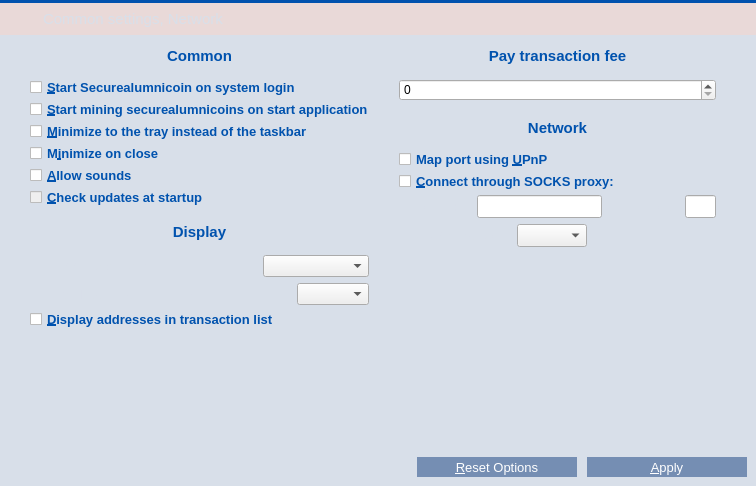
<?xml version="1.0" encoding="UTF-8"?>
<ui version="4.0">
 <class>OptionsPage</class>
 <widget class="QWidget" name="OptionsPage">
  <property name="geometry">
   <rect>
    <x>0</x>
    <y>0</y>
    <width>756</width>
    <height>486</height>
   </rect>
  </property>
  <property name="palette">
   <palette>
    <active>
     <colorrole role="Button">
      <brush brushstyle="SolidPattern">
       <color alpha="255">
        <red>233</red>
        <green>217</green>
        <blue>216</blue>
       </color>
      </brush>
     </colorrole>
     <colorrole role="Base">
      <brush brushstyle="SolidPattern">
       <color alpha="255">
        <red>233</red>
        <green>217</green>
        <blue>216</blue>
       </color>
      </brush>
     </colorrole>
     <colorrole role="Window">
      <brush brushstyle="SolidPattern">
       <color alpha="255">
        <red>233</red>
        <green>217</green>
        <blue>216</blue>
       </color>
      </brush>
     </colorrole>
     <colorrole role="Highlight">
      <brush brushstyle="SolidPattern">
       <color alpha="255">
        <red>235</red>
        <green>235</green>
        <blue>235</blue>
       </color>
      </brush>
     </colorrole>
     <colorrole role="HighlightedText">
      <brush brushstyle="SolidPattern">
       <color alpha="255">
        <red>171</red>
        <green>127</green>
        <blue>130</blue>
       </color>
      </brush>
     </colorrole>
    </active>
    <inactive>
     <colorrole role="Button">
      <brush brushstyle="SolidPattern">
       <color alpha="255">
        <red>233</red>
        <green>217</green>
        <blue>216</blue>
       </color>
      </brush>
     </colorrole>
     <colorrole role="Base">
      <brush brushstyle="SolidPattern">
       <color alpha="255">
        <red>233</red>
        <green>217</green>
        <blue>216</blue>
       </color>
      </brush>
     </colorrole>
     <colorrole role="Window">
      <brush brushstyle="SolidPattern">
       <color alpha="255">
        <red>233</red>
        <green>217</green>
        <blue>216</blue>
       </color>
      </brush>
     </colorrole>
     <colorrole role="Highlight">
      <brush brushstyle="SolidPattern">
       <color alpha="255">
        <red>235</red>
        <green>235</green>
        <blue>235</blue>
       </color>
      </brush>
     </colorrole>
     <colorrole role="HighlightedText">
      <brush brushstyle="SolidPattern">
       <color alpha="255">
        <red>171</red>
        <green>127</green>
        <blue>130</blue>
       </color>
      </brush>
     </colorrole>
    </inactive>
    <disabled>
     <colorrole role="Button">
      <brush brushstyle="SolidPattern">
       <color alpha="255">
        <red>233</red>
        <green>217</green>
        <blue>216</blue>
       </color>
      </brush>
     </colorrole>
     <colorrole role="Base">
      <brush brushstyle="SolidPattern">
       <color alpha="255">
        <red>233</red>
        <green>217</green>
        <blue>216</blue>
       </color>
      </brush>
     </colorrole>
     <colorrole role="Window">
      <brush brushstyle="SolidPattern">
       <color alpha="255">
        <red>233</red>
        <green>217</green>
        <blue>216</blue>
       </color>
      </brush>
     </colorrole>
     <colorrole role="Highlight">
      <brush brushstyle="SolidPattern">
       <color alpha="255">
        <red>240</red>
        <green>240</green>
        <blue>240</blue>
       </color>
      </brush>
     </colorrole>
     <colorrole role="HighlightedText">
      <brush brushstyle="SolidPattern">
       <color alpha="255">
        <red>171</red>
        <green>127</green>
        <blue>130</blue>
       </color>
      </brush>
     </colorrole>
    </disabled>
   </palette>
  </property>
  <property name="windowTitle">
   <string>Form</string>
  </property>
  <property name="styleSheet">
   <string notr="true"/>
  </property>
  <layout class="QVBoxLayout" name="verticalLayout">
   <property name="spacing">
    <number>0</number>
   </property>
   <property name="margin">
    <number>0</number>
   </property>
   <item>
    <widget class="Line" name="lineBeforeAddressBook_5">
     <property name="styleSheet">
      <string notr="true">background-color: #0052AE;</string>
     </property>
     <property name="frameShadow">
      <enum>QFrame::Raised</enum>
     </property>
     <property name="lineWidth">
      <number>0</number>
     </property>
     <property name="orientation">
      <enum>Qt::Horizontal</enum>
     </property>
    </widget>
   </item>
   <item>
    <widget class="QWidget" name="wServiceMessagesHeader_4" native="true">
     <property name="minimumSize">
      <size>
       <width>0</width>
       <height>32</height>
      </size>
     </property>
     <property name="maximumSize">
      <size>
       <width>16777215</width>
       <height>32</height>
      </size>
     </property>
     <property name="styleSheet">
      <string notr="true"/>
     </property>
     <property name="is_header" stdset="0">
      <bool>true</bool>
     </property>
     <layout class="QHBoxLayout" name="horizontalLayout_30">
      <property name="margin">
       <number>0</number>
      </property>
      <item>
       <spacer name="horizontalSpacer_42">
        <property name="orientation">
         <enum>Qt::Horizontal</enum>
        </property>
        <property name="sizeType">
         <enum>QSizePolicy::Fixed</enum>
        </property>
        <property name="sizeHint" stdset="0">
         <size>
          <width>7</width>
          <height>20</height>
         </size>
        </property>
       </spacer>
      </item>
      <item>
       <widget class="QLabel" name="label_51">
        <property name="sizePolicy">
         <sizepolicy hsizetype="Preferred" vsizetype="Preferred">
          <horstretch>0</horstretch>
          <verstretch>0</verstretch>
         </sizepolicy>
        </property>
        <property name="minimumSize">
         <size>
          <width>30</width>
          <height>30</height>
         </size>
        </property>
        <property name="maximumSize">
         <size>
          <width>30</width>
          <height>30</height>
         </size>
        </property>
        <property name="text">
         <string/>
        </property>
        <property name="pixmap">
         <pixmap resource="../res.qrc">:/res/settings_icon.png</pixmap>
        </property>
       </widget>
      </item>
      <item>
       <widget class="QLabel" name="label_52">
        <property name="font">
         <font>
          <pointsize>11</pointsize>
          <stylestrategy>PreferAntialias</stylestrategy>
         </font>
        </property>
        <property name="styleSheet">
         <string notr="true">QLabel {
	color: #D8DFE9;
}</string>
        </property>
        <property name="text">
         <string>Common settings, Network</string>
        </property>
       </widget>
      </item>
     </layout>
    </widget>
   </item>
   <item>
    <widget class="QWidget" name="wContainer" native="true">
     <property name="styleSheet">
      <string notr="true">#wContainer {
	background-color: #D8DFE9;
}

QLabel {
	color: #D8DFE9;
}

/* =========== CheckBox ==============*/
QCheckBox {
    spacing: 5px;
	color: #0052AE;
}

QCheckBox::indicator {
    width: 12px;
    height: 12px;
}

QCheckBox::indicator:unchecked {
	image: url(:/res/check_unchecked.png);
}

QCheckBox::indicator:unchecked:hover {
    image: url(:/res/check_unchecked.png);
}

QCheckBox::indicator:unchecked:pressed {
    image: url(:/res/check_unchecked.png);
}

QCheckBox::indicator:checked {
	image: url(:/res/check_checked.png);
}

QCheckBox::indicator:checked:hover {
    image: url(:/res/check_checked.png);
}

QCheckBox::indicator:checked:pressed {
    image: url(:/res/check_checked.png);
}
</string>
     </property>
     <layout class="QVBoxLayout" name="verticalLayout_2">
      <property name="spacing">
       <number>0</number>
      </property>
      <property name="margin">
       <number>0</number>
      </property>
      <item>
       <layout class="QHBoxLayout" name="horizontalLayout_36">
        <property name="topMargin">
         <number>12</number>
        </property>
        <item>
         <spacer name="horizontalSpacer_49">
          <property name="orientation">
           <enum>Qt::Horizontal</enum>
          </property>
          <property name="sizeType">
           <enum>QSizePolicy::MinimumExpanding</enum>
          </property>
          <property name="sizeHint" stdset="0">
           <size>
            <width>30</width>
            <height>20</height>
           </size>
          </property>
         </spacer>
        </item>
        <item>
         <layout class="QVBoxLayout" name="verticalLayout_24" stretch="0,0,0,0,0,2">
          <property name="spacing">
           <number>14</number>
          </property>
          <item>
           <widget class="QLabel" name="label_53">
            <property name="font">
             <font>
              <pointsize>11</pointsize>
              <weight>75</weight>
              <bold>true</bold>
              <stylestrategy>PreferAntialias</stylestrategy>
             </font>
            </property>
            <property name="styleSheet">
             <string notr="true">QLabel {
	color: #0052AE;
}</string>
            </property>
            <property name="text">
             <string>Common</string>
            </property>
            <property name="alignment">
             <set>Qt::AlignCenter</set>
            </property>
           </widget>
          </item>
          <item>
           <widget class="QWidget" name="widget2" native="true">
            <property name="sizePolicy">
             <sizepolicy hsizetype="Preferred" vsizetype="Fixed">
              <horstretch>0</horstretch>
              <verstretch>0</verstretch>
             </sizepolicy>
            </property>
            <layout class="QVBoxLayout" name="verticalLayout_21">
             <property name="margin">
              <number>0</number>
             </property>
             <item>
              <widget class="QCheckBox" name="securealumnicoinAtStartup">
               <property name="font">
                <font>
                 <pointsize>10</pointsize>
                 <weight>75</weight>
                 <bold>true</bold>
                </font>
               </property>
               <property name="toolTip">
                <string>Automatically start Securealumnicoin after logging in to the system.</string>
               </property>
               <property name="text">
                <string>&amp;Start Securealumnicoin on system login</string>
               </property>
              </widget>
             </item>
             <item>
              <widget class="QCheckBox" name="autoMining">
               <property name="font">
                <font>
                 <pointsize>10</pointsize>
                 <weight>75</weight>
                 <bold>true</bold>
                </font>
               </property>
               <property name="toolTip">
                <string/>
               </property>
               <property name="text">
                <string>&amp;Start mining securealumnicoins on start application</string>
               </property>
              </widget>
             </item>
             <item>
              <widget class="QCheckBox" name="minimizeToTray">
               <property name="font">
                <font>
                 <pointsize>10</pointsize>
                 <weight>75</weight>
                 <bold>true</bold>
                </font>
               </property>
               <property name="toolTip">
                <string>Show only a tray icon after minimizing the window.</string>
               </property>
               <property name="text">
                <string>&amp;Minimize to the tray instead of the taskbar</string>
               </property>
              </widget>
             </item>
             <item>
              <widget class="QCheckBox" name="minimizeOnClose">
               <property name="font">
                <font>
                 <pointsize>10</pointsize>
                 <weight>75</weight>
                 <bold>true</bold>
                </font>
               </property>
               <property name="toolTip">
                <string>Minimize instead of exit the application when the window is closed. When this option is enabled, the application will be closed only after selecting Quit in the menu.</string>
               </property>
               <property name="text">
                <string>M&amp;inimize on close</string>
               </property>
              </widget>
             </item>
             <item>
              <widget class="QCheckBox" name="allowSounds">
               <property name="font">
                <font>
                 <pointsize>10</pointsize>
                 <weight>75</weight>
                 <bold>true</bold>
                </font>
               </property>
               <property name="toolTip">
                <string/>
               </property>
               <property name="text">
                <string>&amp;Allow sounds</string>
               </property>
              </widget>
             </item>
             <item>
              <widget class="QCheckBox" name="checkUpdatesAtStartup">
               <property name="enabled">
                <bool>false</bool>
               </property>
               <property name="font">
                <font>
                 <pointsize>10</pointsize>
                 <weight>75</weight>
                 <bold>true</bold>
                </font>
               </property>
               <property name="toolTip">
                <string/>
               </property>
               <property name="text">
                <string>&amp;Check updates at startup</string>
               </property>
              </widget>
             </item>
            </layout>
           </widget>
          </item>
          <item>
           <spacer name="verticalSpacer_4">
            <property name="orientation">
             <enum>Qt::Vertical</enum>
            </property>
            <property name="sizeHint" stdset="0">
             <size>
              <width>20</width>
              <height>4</height>
             </size>
            </property>
           </spacer>
          </item>
          <item>
           <widget class="QLabel" name="label_55">
            <property name="font">
             <font>
              <pointsize>11</pointsize>
              <weight>75</weight>
              <bold>true</bold>
              <stylestrategy>PreferAntialias</stylestrategy>
             </font>
            </property>
            <property name="styleSheet">
             <string notr="true">QLabel {
	color: #0052AE;
}</string>
            </property>
            <property name="text">
             <string>Display</string>
            </property>
            <property name="alignment">
             <set>Qt::AlignCenter</set>
            </property>
           </widget>
          </item>
          <item>
           <widget class="QWidget" name="wSettingsInterface" native="true">
            <property name="sizePolicy">
             <sizepolicy hsizetype="Preferred" vsizetype="Preferred">
              <horstretch>0</horstretch>
              <verstretch>0</verstretch>
             </sizepolicy>
            </property>
            <layout class="QVBoxLayout" name="verticalLayout_22">
             <property name="spacing">
              <number>6</number>
             </property>
             <property name="margin">
              <number>0</number>
             </property>
             <item>
              <widget class="QWidget" name="widget3" native="true">
               <property name="minimumSize">
                <size>
                 <width>22</width>
                 <height>0</height>
                </size>
               </property>
               <layout class="QHBoxLayout" name="horizontalLayout_31" stretch="0,2,1">
                <property name="margin">
                 <number>0</number>
                </property>
                <item>
                 <spacer name="horizontalSpacer_43">
                  <property name="orientation">
                   <enum>Qt::Horizontal</enum>
                  </property>
                  <property name="sizeType">
                   <enum>QSizePolicy::Fixed</enum>
                  </property>
                  <property name="sizeHint" stdset="0">
                   <size>
                    <width>16</width>
                    <height>20</height>
                   </size>
                  </property>
                 </spacer>
                </item>
                <item>
                 <widget class="QLabel" name="unitLabel">
                  <property name="font">
                   <font>
                    <pointsize>10</pointsize>
                    <weight>75</weight>
                    <bold>true</bold>
                   </font>
                  </property>
                  <property name="text">
                   <string>&amp;Unit to show amounts in:</string>
                  </property>
                  <property name="textFormat">
                   <enum>Qt::PlainText</enum>
                  </property>
                  <property name="buddy">
                   <cstring>unit</cstring>
                  </property>
                 </widget>
                </item>
                <item>
                 <widget class="QValueComboBox" name="unit">
                  <property name="font">
                   <font>
                    <pointsize>8</pointsize>
                   </font>
                  </property>
                  <property name="toolTip">
                   <string>Choose the default subdivision unit to show in the interface and when sending coins.</string>
                  </property>
                 </widget>
                </item>
               </layout>
              </widget>
             </item>
             <item>
              <widget class="QWidget" name="widget4" native="true">
               <property name="minimumSize">
                <size>
                 <width>22</width>
                 <height>0</height>
                </size>
               </property>
               <layout class="QHBoxLayout" name="horizontalLayout_32">
                <property name="margin">
                 <number>0</number>
                </property>
                <item>
                 <spacer name="horizontalSpacer_44">
                  <property name="orientation">
                   <enum>Qt::Horizontal</enum>
                  </property>
                  <property name="sizeType">
                   <enum>QSizePolicy::Fixed</enum>
                  </property>
                  <property name="sizeHint" stdset="0">
                   <size>
                    <width>16</width>
                    <height>20</height>
                   </size>
                  </property>
                 </spacer>
                </item>
                <item>
                 <widget class="QLabel" name="langLabel">
                  <property name="font">
                   <font>
                    <pointsize>10</pointsize>
                    <weight>75</weight>
                    <bold>true</bold>
                   </font>
                  </property>
                  <property name="text">
                   <string>User Interface &amp;language:</string>
                  </property>
                  <property name="textFormat">
                   <enum>Qt::PlainText</enum>
                  </property>
                  <property name="buddy">
                   <cstring>lang</cstring>
                  </property>
                 </widget>
                </item>
                <item>
                 <spacer name="horizontalSpacer_4">
                  <property name="orientation">
                   <enum>Qt::Horizontal</enum>
                  </property>
                  <property name="sizeHint" stdset="0">
                   <size>
                    <width>10</width>
                    <height>20</height>
                   </size>
                  </property>
                 </spacer>
                </item>
                <item>
                 <widget class="QValueComboBox" name="lang">
                  <property name="font">
                   <font>
                    <pointsize>8</pointsize>
                   </font>
                  </property>
                  <property name="toolTip">
                   <string>The user interface language can be set here. This setting will take effect after restarting Securealumnicoin.</string>
                  </property>
                 </widget>
                </item>
               </layout>
              </widget>
             </item>
             <item>
              <widget class="QCheckBox" name="displayAddresses">
               <property name="font">
                <font>
                 <pointsize>10</pointsize>
                 <weight>75</weight>
                 <bold>true</bold>
                </font>
               </property>
               <property name="toolTip">
                <string>Whether to show Securealumnicoin addresses in the transaction list or not.</string>
               </property>
               <property name="text">
                <string>&amp;Display addresses in transaction list</string>
               </property>
              </widget>
             </item>
            </layout>
           </widget>
          </item>
          <item>
           <spacer name="verticalSpacer_7">
            <property name="orientation">
             <enum>Qt::Vertical</enum>
            </property>
            <property name="sizeHint" stdset="0">
             <size>
              <width>20</width>
              <height>40</height>
             </size>
            </property>
           </spacer>
          </item>
         </layout>
        </item>
        <item>
         <spacer name="horizontalSpacer_51">
          <property name="orientation">
           <enum>Qt::Horizontal</enum>
          </property>
          <property name="sizeType">
           <enum>QSizePolicy::MinimumExpanding</enum>
          </property>
          <property name="sizeHint" stdset="0">
           <size>
            <width>30</width>
            <height>20</height>
           </size>
          </property>
         </spacer>
        </item>
        <item>
         <layout class="QVBoxLayout" name="verticalLayout_25" stretch="0,0,0,0,0,2">
          <property name="spacing">
           <number>14</number>
          </property>
          <item>
           <widget class="QLabel" name="label_54">
            <property name="font">
             <font>
              <pointsize>11</pointsize>
              <weight>75</weight>
              <bold>true</bold>
              <stylestrategy>PreferAntialias</stylestrategy>
             </font>
            </property>
            <property name="styleSheet">
             <string notr="true">QLabel {
	color: #0052AE;
}</string>
            </property>
            <property name="text">
             <string>Pay transaction fee</string>
            </property>
            <property name="alignment">
             <set>Qt::AlignCenter</set>
            </property>
           </widget>
          </item>
          <item>
           <layout class="QHBoxLayout" name="horizontalLayout_33" stretch="0">
            <property name="spacing">
             <number>6</number>
            </property>
            <item>
             <widget class="SecurealumnicoinAmountField" name="transactionFee">
              <property name="sizePolicy">
               <sizepolicy hsizetype="Preferred" vsizetype="Fixed">
                <horstretch>0</horstretch>
                <verstretch>0</verstretch>
               </sizepolicy>
              </property>
             </widget>
            </item>
           </layout>
          </item>
          <item>
           <spacer name="verticalSpacer_5">
            <property name="orientation">
             <enum>Qt::Vertical</enum>
            </property>
            <property name="sizeType">
             <enum>QSizePolicy::Fixed</enum>
            </property>
            <property name="sizeHint" stdset="0">
             <size>
              <width>20</width>
              <height>4</height>
             </size>
            </property>
           </spacer>
          </item>
          <item>
           <widget class="QLabel" name="label_56">
            <property name="font">
             <font>
              <pointsize>11</pointsize>
              <weight>75</weight>
              <bold>true</bold>
              <stylestrategy>PreferAntialias</stylestrategy>
             </font>
            </property>
            <property name="styleSheet">
             <string notr="true">QLabel {
	color: #0052AE;
}</string>
            </property>
            <property name="text">
             <string>Network</string>
            </property>
            <property name="alignment">
             <set>Qt::AlignCenter</set>
            </property>
           </widget>
          </item>
          <item>
           <widget class="QWidget" name="wSettingsNetwork" native="true">
            <property name="sizePolicy">
             <sizepolicy hsizetype="Preferred" vsizetype="Preferred">
              <horstretch>0</horstretch>
              <verstretch>0</verstretch>
             </sizepolicy>
            </property>
            <layout class="QVBoxLayout" name="verticalLayout_23">
             <property name="spacing">
              <number>6</number>
             </property>
             <property name="margin">
              <number>0</number>
             </property>
             <item>
              <widget class="QCheckBox" name="mapPortUpnp">
               <property name="font">
                <font>
                 <pointsize>10</pointsize>
                 <weight>75</weight>
                 <bold>true</bold>
                </font>
               </property>
               <property name="toolTip">
                <string>Automatically open the Securealumnicoin client port on the router. This only works when your router supports UPnP and it is enabled.</string>
               </property>
               <property name="text">
                <string>Map port using &amp;UPnP</string>
               </property>
               <property name="checked">
                <bool>false</bool>
               </property>
              </widget>
             </item>
             <item>
              <widget class="QCheckBox" name="connectSocks">
               <property name="sizePolicy">
                <sizepolicy hsizetype="Preferred" vsizetype="Minimum">
                 <horstretch>0</horstretch>
                 <verstretch>0</verstretch>
                </sizepolicy>
               </property>
               <property name="font">
                <font>
                 <pointsize>10</pointsize>
                 <weight>75</weight>
                 <bold>true</bold>
                </font>
               </property>
               <property name="toolTip">
                <string>Connect to the Securealumnicoin network through a SOCKS proxy (e.g. when connecting through Tor).</string>
               </property>
               <property name="text">
                <string>&amp;Connect through SOCKS proxy:</string>
               </property>
              </widget>
             </item>
             <item>
              <widget class="QWidget" name="widget" native="true">
               <property name="minimumSize">
                <size>
                 <width>22</width>
                 <height>0</height>
                </size>
               </property>
               <layout class="QHBoxLayout" name="horizontalLayout_34" stretch="0,2,0,0,0,1">
                <property name="margin">
                 <number>0</number>
                </property>
                <item>
                 <spacer name="horizontalSpacer_45">
                  <property name="orientation">
                   <enum>Qt::Horizontal</enum>
                  </property>
                  <property name="sizeType">
                   <enum>QSizePolicy::Fixed</enum>
                  </property>
                  <property name="sizeHint" stdset="0">
                   <size>
                    <width>10</width>
                    <height>20</height>
                   </size>
                  </property>
                 </spacer>
                </item>
                <item>
                 <widget class="QLabel" name="proxyIpLabel">
                  <property name="font">
                   <font>
                    <pointsize>10</pointsize>
                    <weight>75</weight>
                    <bold>true</bold>
                   </font>
                  </property>
                  <property name="text">
                   <string>Proxy &amp;IP:</string>
                  </property>
                  <property name="textFormat">
                   <enum>Qt::PlainText</enum>
                  </property>
                  <property name="buddy">
                   <cstring>proxyIp</cstring>
                  </property>
                 </widget>
                </item>
                <item>
                 <widget class="QValidatedLineEdit" name="proxyIp">
                  <property name="enabled">
                   <bool>true</bool>
                  </property>
                  <property name="minimumSize">
                   <size>
                    <width>0</width>
                    <height>20</height>
                   </size>
                  </property>
                  <property name="font">
                   <font>
                    <pointsize>10</pointsize>
                   </font>
                  </property>
                  <property name="toolTip">
                   <string>IP address of the proxy (e.g. 127.0.0.1)</string>
                  </property>
                  <property name="placeholderText">
                   <string/>
                  </property>
                 </widget>
                </item>
                <item>
                 <spacer name="horizontalSpacer_46">
                  <property name="orientation">
                   <enum>Qt::Horizontal</enum>
                  </property>
                  <property name="sizeHint" stdset="0">
                   <size>
                    <width>40</width>
                    <height>20</height>
                   </size>
                  </property>
                 </spacer>
                </item>
                <item>
                 <widget class="QLabel" name="proxyPortLabel">
                  <property name="font">
                   <font>
                    <pointsize>10</pointsize>
                    <weight>75</weight>
                    <bold>true</bold>
                   </font>
                  </property>
                  <property name="text">
                   <string>&amp;Port:</string>
                  </property>
                  <property name="textFormat">
                   <enum>Qt::PlainText</enum>
                  </property>
                  <property name="buddy">
                   <cstring>proxyPort</cstring>
                  </property>
                 </widget>
                </item>
                <item>
                 <widget class="QLineEdit" name="proxyPort">
                  <property name="enabled">
                   <bool>true</bool>
                  </property>
                  <property name="minimumSize">
                   <size>
                    <width>0</width>
                    <height>20</height>
                   </size>
                  </property>
                  <property name="font">
                   <font>
                    <pointsize>10</pointsize>
                   </font>
                  </property>
                  <property name="toolTip">
                   <string>Port of the proxy (e.g. 9050)</string>
                  </property>
                  <property name="placeholderText">
                   <string/>
                  </property>
                 </widget>
                </item>
               </layout>
              </widget>
             </item>
             <item>
              <widget class="QWidget" name="widget1" native="true">
               <property name="minimumSize">
                <size>
                 <width>22</width>
                 <height>0</height>
                </size>
               </property>
               <layout class="QHBoxLayout" name="horizontalLayout_35">
                <property name="margin">
                 <number>0</number>
                </property>
                <item>
                 <spacer name="horizontalSpacer_47">
                  <property name="orientation">
                   <enum>Qt::Horizontal</enum>
                  </property>
                  <property name="sizeType">
                   <enum>QSizePolicy::Fixed</enum>
                  </property>
                  <property name="sizeHint" stdset="0">
                   <size>
                    <width>10</width>
                    <height>20</height>
                   </size>
                  </property>
                 </spacer>
                </item>
                <item>
                 <widget class="QLabel" name="socksVersionLabel">
                  <property name="font">
                   <font>
                    <pointsize>10</pointsize>
                    <weight>75</weight>
                    <bold>true</bold>
                   </font>
                  </property>
                  <property name="text">
                   <string>SOCKS &amp;Version:</string>
                  </property>
                  <property name="textFormat">
                   <enum>Qt::PlainText</enum>
                  </property>
                  <property name="buddy">
                   <cstring>socksVersion</cstring>
                  </property>
                 </widget>
                </item>
                <item>
                 <widget class="QValueComboBox" name="socksVersion">
                  <property name="enabled">
                   <bool>true</bool>
                  </property>
                  <property name="sizePolicy">
                   <sizepolicy hsizetype="Minimum" vsizetype="Fixed">
                    <horstretch>0</horstretch>
                    <verstretch>0</verstretch>
                   </sizepolicy>
                  </property>
                  <property name="maximumSize">
                   <size>
                    <width>70</width>
                    <height>16777215</height>
                   </size>
                  </property>
                  <property name="font">
                   <font>
                    <pointsize>10</pointsize>
                   </font>
                  </property>
                  <property name="toolTip">
                   <string>SOCKS version of the proxy (e.g. 5)</string>
                  </property>
                  <property name="sizeAdjustPolicy">
                   <enum>QComboBox::AdjustToContentsOnFirstShow</enum>
                  </property>
                 </widget>
                </item>
                <item>
                 <spacer name="horizontalSpacer_48">
                  <property name="orientation">
                   <enum>Qt::Horizontal</enum>
                  </property>
                  <property name="sizeHint" stdset="0">
                   <size>
                    <width>40</width>
                    <height>20</height>
                   </size>
                  </property>
                 </spacer>
                </item>
               </layout>
              </widget>
             </item>
            </layout>
           </widget>
          </item>
          <item>
           <spacer name="verticalSpacer_6">
            <property name="orientation">
             <enum>Qt::Vertical</enum>
            </property>
            <property name="sizeHint" stdset="0">
             <size>
              <width>20</width>
              <height>40</height>
             </size>
            </property>
           </spacer>
          </item>
         </layout>
        </item>
        <item>
         <spacer name="horizontalSpacer_50">
          <property name="orientation">
           <enum>Qt::Horizontal</enum>
          </property>
          <property name="sizeType">
           <enum>QSizePolicy::Fixed</enum>
          </property>
          <property name="sizeHint" stdset="0">
           <size>
            <width>40</width>
            <height>20</height>
           </size>
          </property>
         </spacer>
        </item>
       </layout>
      </item>
      <item>
       <layout class="QHBoxLayout" name="horizontalLayout">
        <property name="margin">
         <number>9</number>
        </property>
        <item>
         <spacer name="horizontalSpacer">
          <property name="orientation">
           <enum>Qt::Horizontal</enum>
          </property>
          <property name="sizeHint" stdset="0">
           <size>
            <width>40</width>
            <height>20</height>
           </size>
          </property>
         </spacer>
        </item>
        <item>
         <widget class="QLabel" name="statusLabel">
          <property name="minimumSize">
           <size>
            <width>10</width>
            <height>0</height>
           </size>
          </property>
          <property name="font">
           <font>
            <pointsize>10</pointsize>
            <weight>75</weight>
            <bold>true</bold>
           </font>
          </property>
          <property name="text">
           <string/>
          </property>
          <property name="textFormat">
           <enum>Qt::PlainText</enum>
          </property>
          <property name="wordWrap">
           <bool>true</bool>
          </property>
         </widget>
        </item>
        <item>
         <spacer name="horizontalSpacer_2">
          <property name="orientation">
           <enum>Qt::Horizontal</enum>
          </property>
          <property name="sizeType">
           <enum>QSizePolicy::Fixed</enum>
          </property>
          <property name="sizeHint" stdset="0">
           <size>
            <width>40</width>
            <height>20</height>
           </size>
          </property>
         </spacer>
        </item>
        <item>
         <widget class="QPushButton" name="resetButton">
          <property name="font">
           <font>
            <pointsize>10</pointsize>
            <stylestrategy>PreferAntialias</stylestrategy>
           </font>
          </property>
          <property name="toolTip">
           <string>Reset all client options to default.</string>
          </property>
          <property name="styleSheet">
           <string notr="true">QPushButton {
	background-color: #758EB3;
	color: #FFFFFF;
	border: 0px solid gray;
	max-height: 20px;
	min-height: 20px;
	max-width: 160px;
	min-width: 160px;
}

QPushButton:hover {
	background-color: #0099CC;
}

QPushButton:pressed:flat {
	background-color: #0099CC;
}</string>
          </property>
          <property name="text">
           <string>&amp;Reset Options</string>
          </property>
          <property name="flat">
           <bool>true</bool>
          </property>
         </widget>
        </item>
        <item>
         <spacer name="horizontalSpacer_3">
          <property name="orientation">
           <enum>Qt::Horizontal</enum>
          </property>
          <property name="sizeType">
           <enum>QSizePolicy::Fixed</enum>
          </property>
          <property name="sizeHint" stdset="0">
           <size>
            <width>10</width>
            <height>20</height>
           </size>
          </property>
         </spacer>
        </item>
        <item>
         <widget class="QPushButton" name="applyButton">
          <property name="font">
           <font>
            <pointsize>10</pointsize>
            <stylestrategy>PreferAntialias</stylestrategy>
           </font>
          </property>
          <property name="styleSheet">
           <string notr="true">QPushButton {
	background-color: #758EB3;
	color: #FFFFFF;
	border: 0px solid gray;
	max-height: 20px;
	min-height: 20px;
	max-width: 160px;
	min-width: 160px;
}

QPushButton:hover {
	background-color: #0099CC;
}

QPushButton:pressed:flat {
	background-color: #0099CC;
}</string>
          </property>
          <property name="text">
           <string>&amp;Apply</string>
          </property>
          <property name="flat">
           <bool>true</bool>
          </property>
         </widget>
        </item>
       </layout>
      </item>
     </layout>
    </widget>
   </item>
  </layout>
 </widget>
 <customwidgets>
  <customwidget>
   <class>SecurealumnicoinAmountField</class>
   <extends>QSpinBox</extends>
   <header>securealumnicoinamountfield.h</header>
   <container>1</container>
  </customwidget>
  <customwidget>
   <class>QValueComboBox</class>
   <extends>QComboBox</extends>
   <header>qvaluecombobox.h</header>
  </customwidget>
  <customwidget>
   <class>QValidatedLineEdit</class>
   <extends>QLineEdit</extends>
   <header>qvalidatedlineedit.h</header>
  </customwidget>
 </customwidgets>
 <resources>
  <include location="../res.qrc"/>
 </resources>
 <connections/>
</ui>
